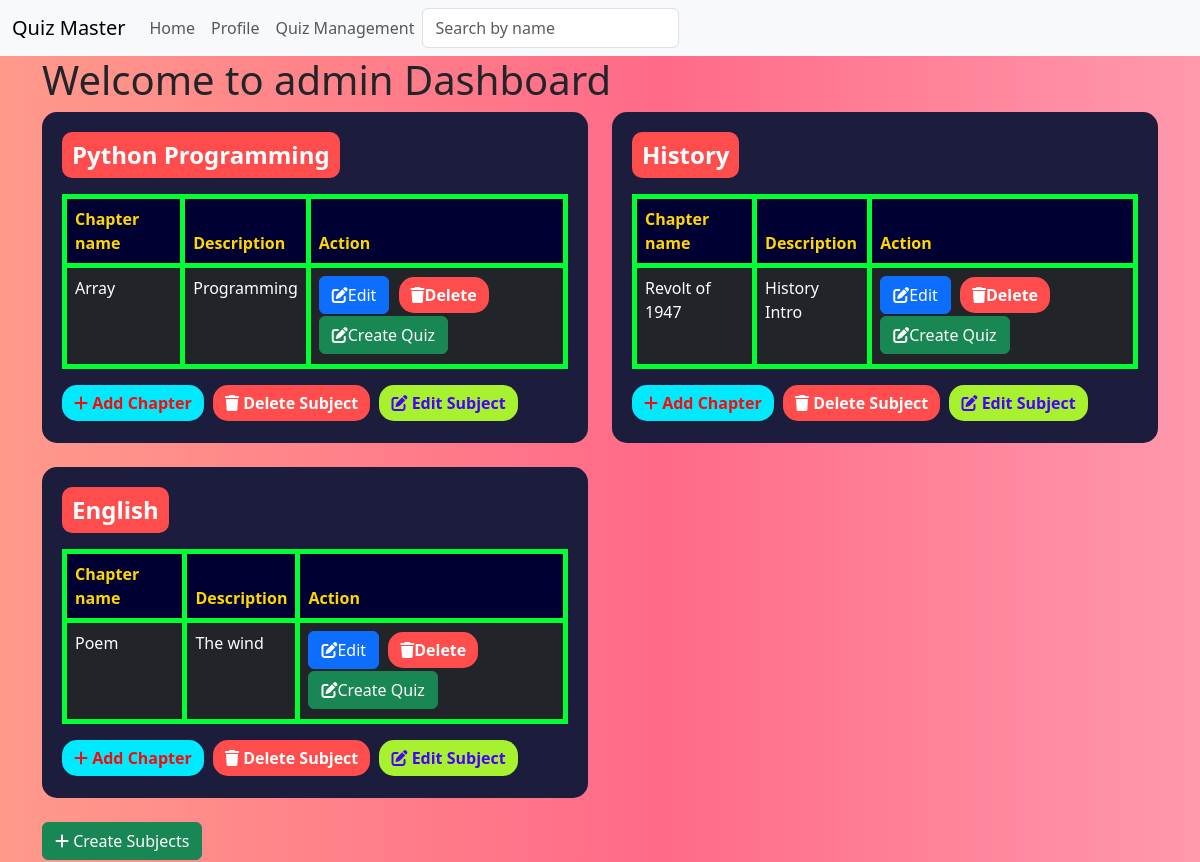
Page /search (signed in) on the committed database.
### models.py (models this page shows)
class Subject(db.Model):
    id = db.Column(db.Integer, primary_key = True)
    name = db.Column(db.String(64), nullable = False, unique = True)
    description = db.Column(db.String(150))
    chapters = db.relationship('Chapter', backref='subject', lazy=True)

class Chapter(db.Model):
    id = db.Column(db.Integer, primary_key = True)
    name = db.Column(db.String(64 ), nullable = False)
    description = db.Column(db.String(100))
    subject_id = db.Column(db.Integer, db.ForeignKey('subject.id'), nullable=False)

### routes.py (the view)
@app.route('/search')
@auth_requried
def search():
    user = User.query.get(session['user_id'])
    query = request.args.get('q', '')
    source = request.args.get('source', 'admin')  # Default to 'admin' to avoid redirection issue
    if source == 'admin':
        subjects = Subject.query.filter(Subject.name.ilike(f"%{query}%")).all() if query else Subject.query.all()
        return render_template('admin.html', subjects=subjects, user=user, source=source)
    else:
        quizzes = Quiz.query.filter(Quiz.name.ilike(f"%{query}%")).all() if query else Quiz.query.all()
        return render_template('quiz.html', quizzes=quizzes, user=user, source=source)

### routes.py (called while the page is built)
def auth_requried(func):
    @wraps(func)
    def inner(*args, **kwargs):
        if 'user_id' in session:
            return func(*args, **kwargs)
        else:
            flash('You need to be logged in to access this page')
            return redirect(url_for('login'))
    return inner

### templates/admin.html (shortened to what this page needs)
{% extends 'layout.html' %}
{% block content %}
<h1>Welcome to admin Dashboard</h1>
<div class="row">
    {% for subject in subjects %}
    <div class="col-md-6 mb-4">
        <div class="custom-card">
            <span class="subject-title">{{subject.name}}</span>
            <div class="mt-3">
                <div class="chapter-section">
                    <table class="table table-bordered table-dark">
                        <thead>
                            <tr>
                                <th>Chapter name</th>
                                <th>Description</th>
                                <th>Action</th>
                            </tr>
                        </thead>
                        <tbody>
                            {% for chapter in subject.chapters %}
                            <tr>
                                <td>{{ chapter.name }}</td>
                                <td>{{ chapter.description }}</td>
                                <td>
                                    <a href="{{ url_for('edit_chapter', id=chapter.id) }}" class="btn btn-primary">
                                        <i class="fas fa-edit"></i>Edit</a>
                                    <a href="{{ url_for('delete_chapter', id=chapter.id) }}" class="btn btn-delete">
                                        <i class="fas fa-trash"></i>Delete</a>
                                    <a href="{{ url_for('create_quiz', id=chapter.id) }}" class="btn btn-success">
                                        <i class="fas fa-edit"></i>Create Quiz</a>
                                </td>
                            </tr>
                            {% endfor %}
                        </tbody>
                    </table>
                </div>
                <a href="{{url_for('chapter_add', subject_id=subject.id)}}" class="btn btn-add">
                    <i class="fas fa-plus"></i> Add Chapter
                </a>
                <a href="{{ url_for('delete_subject', id=subject.id) }}" class="btn btn-delete">
                    <i class="fas fa-trash"></i> Delete Subject
                </a>
                <a href="{{ url_for('edit_subject', id=subject.id) }}" class="btn btn-edit">
                    <i class="fas fa-edit"></i> Edit Subject
                </a>
            </div>
        </div>
    </div>
    {% endfor %}
</div>
<a href="{{url_for('subject_add')}}" class="btn btn-success">
    <i class="fas fa-plus"></i>
    Create Subjects
</a>
{% endblock %}

### templates/admin.html (style rules this page uses)
body { background-color: #FF9A8B; background-image: linear-gradient(90deg, #FF9A8B 0%, #FF6A88 55%, #FF99AC 100%); }
.custom-card { border-radius: 15px; background-color: #1c1c3d; color: white; padding: 20px; }
.subject-title { font-size: 1.5rem; font-weight: bold; background-color: #ff4d4d; color: white; padding: 5px 10px; border-radius: 10px; display: inline-block; }
.btn-add { background-color: #00eaff; color: rgb(248, 10, 10); border: none; font-weight: bold; border-radius: 15px; }
.btn-delete { background-color: #ff4d4d; color: white; border: none; font-weight: bold; border-radius: 15px; }
.btn-edit { background-color: #a7f12f; color: rgb(72, 0, 253); border: none; font-weight: bold; border-radius: 15px; }
.chapter-section { margin-top: 15px; }
.chapter-section table { background: #1a237e; color: #ffd700; }
.chapter-section th { background: #000033; color: #ffd700; border: 5px solid #00ff33; }
.chapter-section td { border-color: #00ff33; border: 5px solid #00ff33 }
.chapter-section tr { border: 1px solid #00ff33; }
.btn { margin-right: 5px; margin-bottom: 2px; }

### rows in the picture
Subject: name "Python Programming"
Chapter: name "Array", description "Programming"
Subject: name "History"
Chapter: name "Revolt of 1947", description "History Intro"
Subject: name "English"
Chapter: name "Poem", description "The wind"
